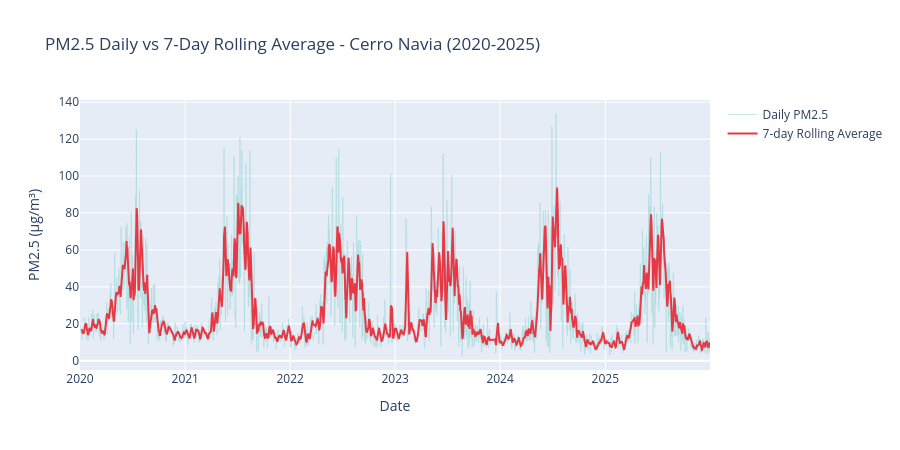

The notebook cell saved with this chart:
### Code cell
# Plot actual vs rolling average
fig = go.Figure()

fig.add_trace(go.Scatter(
    x= air_station['date'],
    y= air_station['pm25_mean'],
    name= 'Daily PM2.5',
    line= dict(color='#a8dadc', width=1),
    opacity=0.6
))

fig.add_trace(go.Scatter(
    x= air_station['date'],
    y= air_station['rolling_7d'],
    name= '7-day Rolling Average',
    line= dict(color= '#e63945', width=2)
))

fig.update_layout(
    title= f'PM2.5 Daily vs 7-Day Rolling Average - {station} (2020-2025)',
    xaxis_title= 'Date',
    yaxis_title= 'PM2.5 (µg/m³)',
    height= 450
)

fig.write_html('../figures/rolling_average.html')
fig.show()

### Figure 1 — Plotly figure (JSON) as saved in the notebook; plotly's stock layout.template omitted (floating-point values rounded to 4 significant figures; data arrays with more than 128 entries replaced by an {"elided": "..."} marker saying what was removed)
{"data": [{"line": {"color": "#a8dadc", "width": 1}, "name": "Daily PM2.5", "opacity": 0.6, "type": "scatter", "x": {"elided": "2135 str values"}, "y": {"elided": "2135 float values"}}, {"line": {"color": "#e63945", "width": 2}, "name": "7-day Rolling Average", "type": "scatter", "x": {"elided": "2135 str values"}, "y": {"elided": "2135 float values"}}], "layout": {"height": 450, "title": {"text": "PM2.5 Daily vs 7-Day Rolling Average - Cerro Navia (2020-2025)"}, "xaxis": {"title": {"text": "Date"}}, "yaxis": {"title": {"text": "PM2.5 (µg/m³)"}}}}
